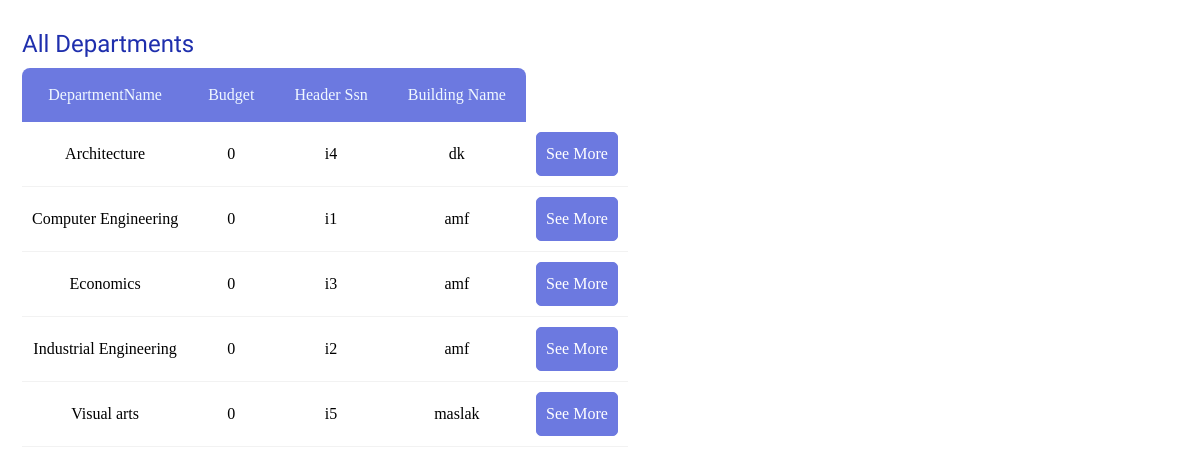
/main/departments.php, run on the app's committed database.
### tables this page shows
CREATE TABLE IF NOT EXISTS department (
  dName varchar(50) NOT NULL,
  budget double DEFAULT NULL,
  headSsn varchar(20) NOT NULL,
  buildingName varchar(50) NOT NULL,
  PRIMARY KEY (dName),
  KEY fk_department_instructor1_idx (headSsn),
  KEY fk_department_building1_idx (buildingName)
);

### main/departments.php (the view, shortened to what this page needs)
<?php
include ("conn.php");
$sql= "SELECT * FROM department order by dName;";
$result = mysqli_query($conn,$sql);
$numOfFields = mysqli_num_fields($result);
$resultset = null;
while ($row = mysqli_fetch_array($result)) {
    $resultset[] = $row;
}
?>
<!DOCTYPE html>
<html lang="en">
    <head>
        <link rel="stylesheet" href="style.css">
    </head>
    <body>
        <div class="container">
            <div class="table-box">
                <span class="table-name">All Departments</span>
                <table cellspacing="0">
                    <tr>
                     <th>DepartmentName</th>
                     <th>Budget</th>
                     <th>Header Ssn</th>
                     <th>Building Name</th>
                    </tr>
                    <?php
                    foreach($resultset as $row){
                        echo "<tr>";
                        for($i=0; $i<$numOfFields; $i++){
                            if($i==1 && $row[$i]===null){
                                echo "<td> 0 </td>";
                            }else {
                                echo "<td>".$row[$i]."</td>";
                            }
                        }
                    ?>
                    <td><a href="department-detail.php?dname=<?php echo $row[0];?>">
                        <div class="see-more">See More</div></a></td>
                    <?php
                        echo "</tr>";
                    }
                    ?>
                </table>
            </div>
        </div>
    </body>
</html>

### main/style.css (style rules this page uses)
* { padding: 0; margin: 0; }
a { text-decoration: none; font-style: none; color: black; }
.container { width: 98%; margin: 20px; margin-right: auto; margin-left: auto; }
.table-box { margin-bottom: 40px; padding: 10px; }
.table-name { display: block; font-size: 1.5rem; font-family: 'Nanum Gothic', sans-serif; color: #1f2fad; margin-bottom: 10px; }
table { max-width: 800px; border-radius: 8px; }
table tr:first-child { background: #6c79e0; color: aliceblue; }
th { padding-right: 20px; padding-left: 20px; padding-bottom: 18px; padding-top: 18px; font-weight: 100; }
th:first-child { border-top-left-radius: 8px; }
th:last-child { border-top-right-radius: 8px; }
td { border-bottom: 1px solid #f2f2f2; text-align: center; padding: 10px; }
.see-more { cursor: pointer; width: 80px; padding: 12px 0px; color: white; border-radius: 5px; border: 1px solid #6c79e0; background-color: #6c79e0; transition: background 0.3s; }

### data on the page
department: dName "Architecture", headSsn "i4", buildingName "dk"
department: dName "Computer Engineering", headSsn "i1", buildingName "amf"
department: dName "Economics", headSsn "i3", buildingName "amf"
department: dName "Industrial Engineering", headSsn "i2", buildingName "amf"
department: dName "Visual arts", headSsn "i5", buildingName "maslak"
